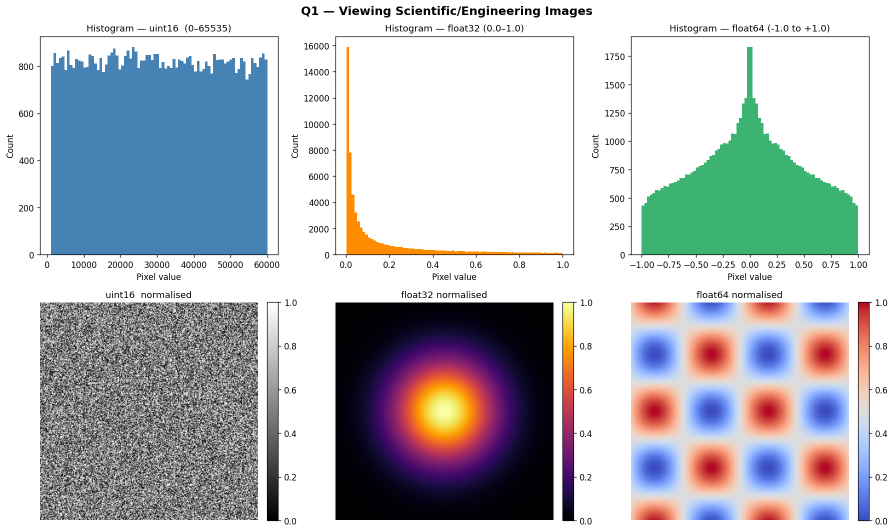
#> input picture q1_scientific_images.png, 1787 x 1064 px (shown at 1/2 size)
$ python steganography_app.py
#> lines starting #> are read from the running program, lines starting #| are printed output that depends on the picture
#> the answer given: 1
#> the answer given: q1_scientific_images.png
#> the answer given: q3_interpolation_comparison.png
#> the answer given: out.png
#> the answer given: 1
"""
Image Steganography Application
================================
Author  : [Your Name]
Reg. No : [Your Registration Number]
Course  : Digital Image Processing
Assignment : 01  —  Q5 & Q6

Description:
    This application hides a secret image inside a cover image using
    LSB (Least Significant Bit) steganography, and can also extract
    the hidden image back.

GitHub Repository : https://github.com/[your-username]/image-steganography
"""

import numpy as np
from PIL import Image
import os
import struct


# ─────────────────────────────────────────────────────────────────────────────
# CORE LSB STEGANOGRAPHY FUNCTIONS
# ─────────────────────────────────────────────────────────────────────────────

def hide_image(cover_path: str, secret_path: str, output_path: str,
               bits: int = 4) -> bool:
    """
    Hide a secret image inside a cover image using LSB steganography.

    Parameters
    ----------
    cover_path  : Path to the cover (carrier) image.
    secret_path : Path to the secret image to hide.
    output_path : Where to save the stego image.
    bits        : Number of LSBs to use (1–7). More bits → higher
                  capacity but more visible distortion. Default = 4.

    Returns
    -------
    True on success, False on failure.
    """
#> called with cover_path = 'q1_scientific_images.png', secret_path = 'q3_interpolation_comparison.png', output_path = 'out.png', bits = 1
    try:
        cover  = Image.open(cover_path).convert('RGB')
        secret = Image.open(secret_path).convert('RGB')
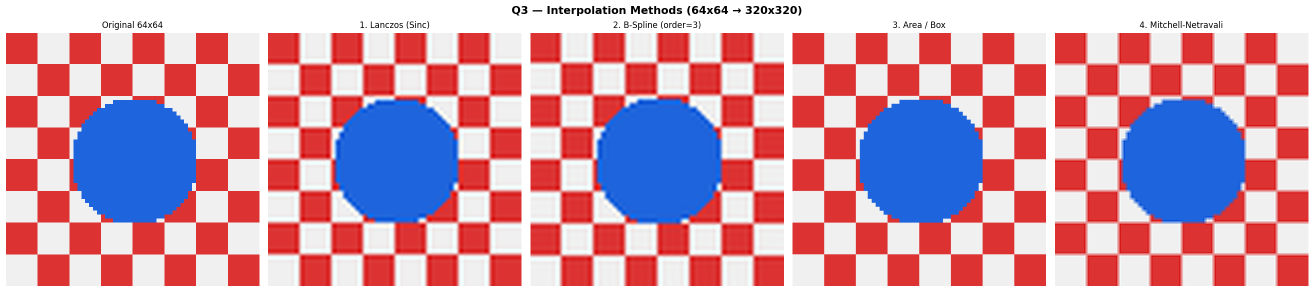
#> input picture q3_interpolation_comparison.png, 2627 x 584 px (shown at 1/2 size)

        # Resize secret to fit inside cover
        secret = secret.resize(cover.size, Image.LANCZOS)
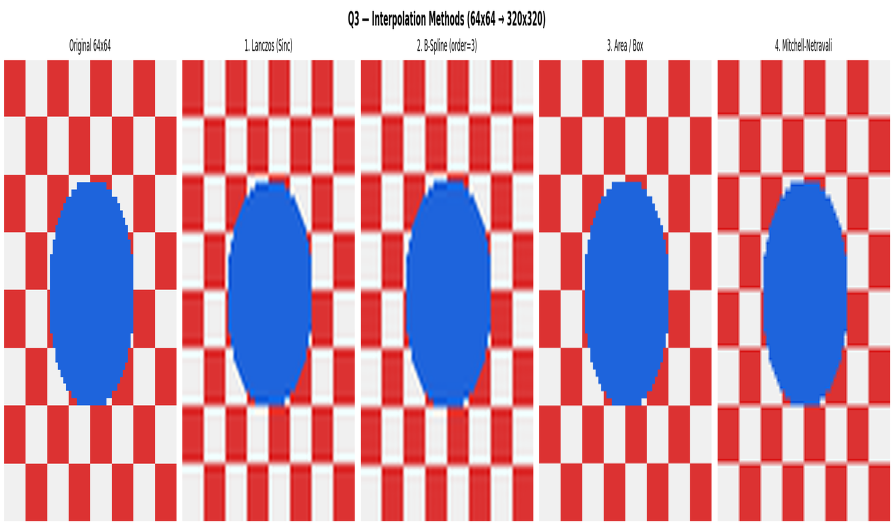
#> secret: PIL image 1787x1064 RGB (shown at 1/2 size); mean R, G, B 200.3, 154.2, 173.7

        cover_arr  = np.array(cover,  dtype=np.uint8)
        secret_arr = np.array(secret, dtype=np.uint8)

        # Store original secret dimensions in first 8 bytes of the image
        h, w = secret_arr.shape[:2]
#> h = 1064; w = 1787

        # --- embed ---
        # Clear the `bits` LSBs of cover, then write top `bits` of secret
        mask_clear  = 0xFF & ~((1 << bits) - 1)   # e.g. 0xF0 for bits=4
        shift       = 8 - bits                      # e.g. 4 for bits=4

        stego_arr = (cover_arr & mask_clear) | (secret_arr >> shift)

        # Pack width/height into the very first pixel's bytes as a watermark
        stego_arr[0, 0, 0] = (w >> 8) & 0xFF
#> stego_arr: shape (1064, 1787, 3); mean R, G, B 186.2, 189.6, 194.8
        stego_arr[0, 0, 1] = w & 0xFF
#> stego_arr: shape (1064, 1787, 3); mean R, G, B 186.2, 189.6, 194.8
        stego_arr[0, 0, 2] = bits
#> stego_arr: shape (1064, 1787, 3); mean R, G, B 186.2, 189.6, 194.8

        stego_arr[0, 1, 0] = (h >> 8) & 0xFF
#> stego_arr: shape (1064, 1787, 3); mean R, G, B 186.2, 189.6, 194.8
        stego_arr[0, 1, 1] = h & 0xFF
#> stego_arr: shape (1064, 1787, 3); mean R, G, B 186.2, 189.6, 194.8
        stego_arr[0, 1, 2] = 0  # reserved
#> stego_arr: shape (1064, 1787, 3); mean R, G, B 186.2, 189.6, 194.8

        stego_img = Image.fromarray(stego_arr)
        stego_img.save(output_path, format='PNG')   # PNG is lossless — vital!

        print(f"[✓] Secret image hidden successfully → {output_path}")
        print(f"    Cover  : {cover_path}  ({cover.size})")
#|     Cover  : q1_scientific_images.png  ((1787, 1064))
        print(f"    Secret : {secret_path}  ({secret.size})")
#|     Secret : q3_interpolation_comparison.png  ((1787, 1064))
        print(f"    Bits used per channel : {bits}")
        return True

    except Exception as exc:
        print(f"[✗] Error hiding image: {exc}")
        return False


# [91 lines left out: functions extract_image, calculate_psnr, image_capacity, not called in this run]


# ─────────────────────────────────────────────────────────────────────────────
# SIMPLE TEXT-BASED CLI
# ─────────────────────────────────────────────────────────────────────────────

def main():
    import sys

    banner = """
╔══════════════════════════════════════════════════════╗
║          IMAGE STEGANOGRAPHY APPLICATION             ║
║          LSB (Least Significant Bit) Method          ║
╚══════════════════════════════════════════════════════╝
"""
    print(banner)
    print("Commands:")
    print("  1. Hide image    — embed a secret image in a cover image")
    print("  2. Extract image — recover the hidden image from a stego image")
    print("  3. PSNR          — measure distortion of stego vs original")
    print("  4. Capacity      — check how much can be hidden in an image")
    print("  5. Exit")
    print()

    while True:
        choice = input("Enter choice (1-5): ").strip()

        if choice == '1':
#> (the run stopped early here; a loop or call above may not have finished)
